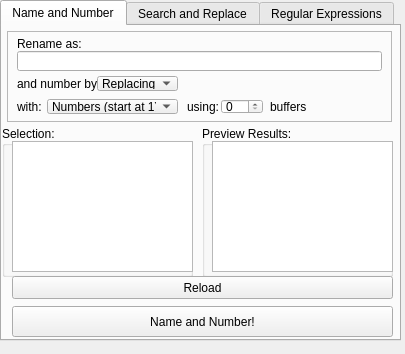
<?xml version="1.0" encoding="UTF-8"?>
<ui version="4.0">
 <class>MainWindow</class>
 <widget class="QMainWindow" name="MainWindow">
  <property name="geometry">
   <rect>
    <x>0</x>
    <y>0</y>
    <width>405</width>
    <height>354</height>
   </rect>
  </property>
  <property name="windowTitle">
   <string>MainWindow</string>
  </property>
  <widget class="QWidget" name="centralwidget">
   <widget class="QTabWidget" name="renameMode_tabWidget">
    <property name="geometry">
     <rect>
      <x>0</x>
      <y>0</y>
      <width>401</width>
      <height>341</height>
     </rect>
    </property>
    <property name="currentIndex">
     <number>0</number>
    </property>
    <widget class="QWidget" name="tab_2">
     <attribute name="title">
      <string>Name and Number</string>
     </attribute>
     <widget class="QFrame" name="frame_2">
      <property name="geometry">
       <rect>
        <x>5</x>
        <y>5</y>
        <width>385</width>
        <height>91</height>
       </rect>
      </property>
      <property name="frameShape">
       <enum>QFrame::StyledPanel</enum>
      </property>
      <property name="frameShadow">
       <enum>QFrame::Raised</enum>
      </property>
      <widget class="QLabel" name="label_5">
       <property name="geometry">
        <rect>
         <x>10</x>
         <y>45</y>
         <width>81</width>
         <height>15</height>
        </rect>
       </property>
       <property name="text">
        <string>and number by:</string>
       </property>
      </widget>
      <widget class="QLabel" name="label_4">
       <property name="geometry">
        <rect>
         <x>10</x>
         <y>5</y>
         <width>81</width>
         <height>16</height>
        </rect>
       </property>
       <property name="text">
        <string>Rename as:</string>
       </property>
      </widget>
      <widget class="QComboBox" name="numberBy_comboBox">
       <property name="geometry">
        <rect>
         <x>90</x>
         <y>45</y>
         <width>81</width>
         <height>15</height>
        </rect>
       </property>
       <property name="frame">
        <bool>true</bool>
       </property>
       <item>
        <property name="text">
         <string>Replacing #</string>
        </property>
       </item>
       <item>
        <property name="text">
         <string>Ending</string>
        </property>
       </item>
       <item>
        <property name="text">
         <string>Beginning</string>
        </property>
       </item>
      </widget>
      <widget class="QLabel" name="label_6">
       <property name="geometry">
        <rect>
         <x>10</x>
         <y>68</y>
         <width>31</width>
         <height>15</height>
        </rect>
       </property>
       <property name="text">
        <string>with:</string>
       </property>
      </widget>
      <widget class="QLineEdit" name="nameAndNumber_lineEdit">
       <property name="geometry">
        <rect>
         <x>10</x>
         <y>20</y>
         <width>365</width>
         <height>20</height>
        </rect>
       </property>
      </widget>
      <widget class="QComboBox" name="numberWith_comboBox">
       <property name="geometry">
        <rect>
         <x>40</x>
         <y>68</y>
         <width>131</width>
         <height>15</height>
        </rect>
       </property>
       <item>
        <property name="text">
         <string>Numbers (start at 1)</string>
        </property>
       </item>
       <item>
        <property name="text">
         <string>Numbers (start at 0)</string>
        </property>
       </item>
       <item>
        <property name="text">
         <string>Letters (lowercase)</string>
        </property>
       </item>
       <item>
        <property name="text">
         <string>Letters (UPPERCASE)</string>
        </property>
       </item>
      </widget>
      <widget class="QLabel" name="label_13">
       <property name="geometry">
        <rect>
         <x>180</x>
         <y>68</y>
         <width>31</width>
         <height>15</height>
        </rect>
       </property>
       <property name="text">
        <string>using:</string>
       </property>
      </widget>
      <widget class="QSpinBox" name="buffer_spinBox">
       <property name="geometry">
        <rect>
         <x>214</x>
         <y>68</y>
         <width>42</width>
         <height>15</height>
        </rect>
       </property>
      </widget>
      <widget class="QLabel" name="label_14">
       <property name="geometry">
        <rect>
         <x>263</x>
         <y>68</y>
         <width>46</width>
         <height>15</height>
        </rect>
       </property>
       <property name="text">
        <string>buffers</string>
       </property>
      </widget>
     </widget>
     <widget class="QPushButton" name="nameAndNumber_pushButton">
      <property name="geometry">
       <rect>
        <x>10</x>
        <y>280</y>
        <width>381</width>
        <height>31</height>
       </rect>
      </property>
      <property name="text">
       <string>Name and Number!</string>
      </property>
     </widget>
     <widget class="QGroupBox" name="groupBox_4">
      <property name="geometry">
       <rect>
        <x>0</x>
        <y>100</y>
        <width>191</width>
        <height>151</height>
       </rect>
      </property>
      <property name="title">
       <string>Selection:</string>
      </property>
      <widget class="QListWidget" name="nameAndNumber_selection_listWidget">
       <property name="geometry">
        <rect>
         <x>10</x>
         <y>15</y>
         <width>181</width>
         <height>131</height>
        </rect>
       </property>
       <property name="editTriggers">
        <set>QAbstractItemView::NoEditTriggers</set>
       </property>
       <property name="selectionMode">
        <enum>QAbstractItemView::NoSelection</enum>
       </property>
       <property name="selectionRectVisible">
        <bool>false</bool>
       </property>
      </widget>
      <zorder>nameAndNumber_selection_listWidget</zorder>
      <zorder>frame_2</zorder>
     </widget>
     <widget class="QGroupBox" name="groupBox_3">
      <property name="geometry">
       <rect>
        <x>200</x>
        <y>100</y>
        <width>191</width>
        <height>151</height>
       </rect>
      </property>
      <property name="title">
       <string>Preview Results:</string>
      </property>
      <widget class="QListWidget" name="nameAndNumber_previewResults_listWidget">
       <property name="geometry">
        <rect>
         <x>10</x>
         <y>15</y>
         <width>181</width>
         <height>131</height>
        </rect>
       </property>
       <property name="selectionMode">
        <enum>QAbstractItemView::NoSelection</enum>
       </property>
      </widget>
     </widget>
     <widget class="QPushButton" name="reload_pushButton">
      <property name="geometry">
       <rect>
        <x>10</x>
        <y>250</y>
        <width>381</width>
        <height>23</height>
       </rect>
      </property>
      <property name="text">
       <string>Reload</string>
      </property>
     </widget>
    </widget>
    <widget class="QWidget" name="tab">
     <attribute name="title">
      <string>Search and Replace</string>
     </attribute>
     <widget class="QLineEdit" name="searchAndReplace_search_lineEdit">
      <property name="geometry">
       <rect>
        <x>10</x>
        <y>30</y>
        <width>361</width>
        <height>20</height>
       </rect>
      </property>
     </widget>
     <widget class="QLineEdit" name="searchAndReplace_replace_lineEdit">
      <property name="geometry">
       <rect>
        <x>10</x>
        <y>70</y>
        <width>361</width>
        <height>20</height>
       </rect>
      </property>
     </widget>
     <widget class="QPushButton" name="searchAndReplace_pushButton">
      <property name="geometry">
       <rect>
        <x>10</x>
        <y>280</y>
        <width>381</width>
        <height>31</height>
       </rect>
      </property>
      <property name="text">
       <string>Search and Replace!</string>
      </property>
     </widget>
     <widget class="QLabel" name="label_2">
      <property name="geometry">
       <rect>
        <x>287</x>
        <y>10</y>
        <width>31</width>
        <height>15</height>
       </rect>
      </property>
      <property name="text">
       <string>of:</string>
      </property>
     </widget>
     <widget class="QLabel" name="label_3">
      <property name="geometry">
       <rect>
        <x>10</x>
        <y>52</y>
        <width>361</width>
        <height>15</height>
       </rect>
      </property>
      <property name="text">
       <string>and Replace with:</string>
      </property>
     </widget>
     <widget class="QComboBox" name="searchMode_comboBox">
      <property name="geometry">
       <rect>
        <x>50</x>
        <y>10</y>
        <width>101</width>
        <height>15</height>
       </rect>
      </property>
      <item>
       <property name="text">
        <string>case sensitive</string>
       </property>
      </item>
      <item>
       <property name="text">
        <string>ignore case</string>
       </property>
      </item>
     </widget>
     <widget class="QLabel" name="label">
      <property name="geometry">
       <rect>
        <x>10</x>
        <y>10</y>
        <width>46</width>
        <height>15</height>
       </rect>
      </property>
      <property name="text">
       <string>Search:</string>
      </property>
     </widget>
     <widget class="QLabel" name="label_11">
      <property name="geometry">
       <rect>
        <x>155</x>
        <y>10</y>
        <width>20</width>
        <height>15</height>
       </rect>
      </property>
      <property name="text">
       <string>for:</string>
      </property>
     </widget>
     <widget class="QComboBox" name="searchScope_comboBox">
      <property name="geometry">
       <rect>
        <x>176</x>
        <y>10</y>
        <width>106</width>
        <height>15</height>
       </rect>
      </property>
      <item>
       <property name="text">
        <string>All Occurrences</string>
       </property>
      </item>
      <item>
       <property name="text">
        <string>ONLY Occurrence</string>
       </property>
      </item>
      <item>
       <property name="text">
        <string>First Occurrence</string>
       </property>
      </item>
      <item>
       <property name="text">
        <string>Last Occurrence</string>
       </property>
      </item>
     </widget>
     <widget class="QGroupBox" name="groupBox_5">
      <property name="geometry">
       <rect>
        <x>0</x>
        <y>100</y>
        <width>191</width>
        <height>151</height>
       </rect>
      </property>
      <property name="title">
       <string>Selection:</string>
      </property>
      <widget class="QListWidget" name="searchAndReplace_selection_listWidget">
       <property name="geometry">
        <rect>
         <x>10</x>
         <y>15</y>
         <width>181</width>
         <height>131</height>
        </rect>
       </property>
       <property name="editTriggers">
        <set>QAbstractItemView::NoEditTriggers</set>
       </property>
       <property name="selectionMode">
        <enum>QAbstractItemView::NoSelection</enum>
       </property>
       <property name="selectionRectVisible">
        <bool>false</bool>
       </property>
      </widget>
     </widget>
     <widget class="QGroupBox" name="groupBox_6">
      <property name="geometry">
       <rect>
        <x>200</x>
        <y>100</y>
        <width>191</width>
        <height>151</height>
       </rect>
      </property>
      <property name="title">
       <string>Preview Results:</string>
      </property>
      <widget class="QListWidget" name="searchAndReplace_previewResults_listWidget">
       <property name="geometry">
        <rect>
         <x>10</x>
         <y>15</y>
         <width>181</width>
         <height>131</height>
        </rect>
       </property>
       <property name="selectionMode">
        <enum>QAbstractItemView::NoSelection</enum>
       </property>
      </widget>
     </widget>
     <widget class="QPushButton" name="searchAndReplace_reload_pushButton">
      <property name="geometry">
       <rect>
        <x>10</x>
        <y>250</y>
        <width>381</width>
        <height>23</height>
       </rect>
      </property>
      <property name="text">
       <string>Reload</string>
      </property>
     </widget>
    </widget>
    <widget class="QWidget" name="tab_3">
     <attribute name="title">
      <string>Regular Expressions</string>
     </attribute>
     <widget class="QComboBox" name="searchMode_comboBox_2">
      <property name="geometry">
       <rect>
        <x>10</x>
        <y>10</y>
        <width>101</width>
        <height>21</height>
       </rect>
      </property>
      <item>
       <property name="text">
        <string>sub</string>
       </property>
      </item>
      <item>
       <property name="text">
        <string>findAll</string>
       </property>
      </item>
      <item>
       <property name="text">
        <string>split</string>
       </property>
      </item>
     </widget>
     <widget class="QLineEdit" name="regex_lineEdit">
      <property name="geometry">
       <rect>
        <x>120</x>
        <y>10</y>
        <width>271</width>
        <height>20</height>
       </rect>
      </property>
     </widget>
     <widget class="QFrame" name="frame_3">
      <property name="geometry">
       <rect>
        <x>0</x>
        <y>160</y>
        <width>395</width>
        <height>151</height>
       </rect>
      </property>
      <property name="frameShape">
       <enum>QFrame::StyledPanel</enum>
      </property>
      <property name="frameShadow">
       <enum>QFrame::Raised</enum>
      </property>
      <widget class="QLineEdit" name="regexTest_output_lineEdit1_3">
       <property name="geometry">
        <rect>
         <x>180</x>
         <y>90</y>
         <width>211</width>
         <height>20</height>
        </rect>
       </property>
      </widget>
      <widget class="QLineEdit" name="regexTest_input_lineEdit1_2">
       <property name="geometry">
        <rect>
         <x>10</x>
         <y>60</y>
         <width>161</width>
         <height>20</height>
        </rect>
       </property>
      </widget>
      <widget class="QLabel" name="label_15">
       <property name="geometry">
        <rect>
         <x>15</x>
         <y>10</y>
         <width>71</width>
         <height>20</height>
        </rect>
       </property>
       <property name="text">
        <string>Input Text:</string>
       </property>
      </widget>
      <widget class="QLabel" name="label_16">
       <property name="geometry">
        <rect>
         <x>180</x>
         <y>10</y>
         <width>101</width>
         <height>16</height>
        </rect>
       </property>
       <property name="text">
        <string>Result</string>
       </property>
      </widget>
      <widget class="QLineEdit" name="regexTest_input_lineEdit1">
       <property name="geometry">
        <rect>
         <x>10</x>
         <y>30</y>
         <width>161</width>
         <height>20</height>
        </rect>
       </property>
      </widget>
      <widget class="QLineEdit" name="regexTest_output_lineEdit1_1">
       <property name="geometry">
        <rect>
         <x>180</x>
         <y>30</y>
         <width>211</width>
         <height>20</height>
        </rect>
       </property>
      </widget>
      <widget class="QLineEdit" name="regexTest_input_lineEdit1_3">
       <property name="geometry">
        <rect>
         <x>10</x>
         <y>90</y>
         <width>161</width>
         <height>20</height>
        </rect>
       </property>
      </widget>
      <widget class="QLineEdit" name="regexTest_input_lineEdit1_4">
       <property name="geometry">
        <rect>
         <x>10</x>
         <y>120</y>
         <width>161</width>
         <height>20</height>
        </rect>
       </property>
      </widget>
      <widget class="QLineEdit" name="regexTest_output_lineEdit1_2">
       <property name="geometry">
        <rect>
         <x>180</x>
         <y>60</y>
         <width>211</width>
         <height>20</height>
        </rect>
       </property>
      </widget>
      <widget class="QLineEdit" name="regexTest_output_lineEdit1_4">
       <property name="geometry">
        <rect>
         <x>180</x>
         <y>120</y>
         <width>211</width>
         <height>20</height>
        </rect>
       </property>
      </widget>
     </widget>
     <widget class="QLineEdit" name="regEx_replace_lineEdit">
      <property name="geometry">
       <rect>
        <x>120</x>
        <y>40</y>
        <width>271</width>
        <height>20</height>
       </rect>
      </property>
     </widget>
     <widget class="QLabel" name="label_17">
      <property name="geometry">
       <rect>
        <x>10</x>
        <y>40</y>
        <width>31</width>
        <height>16</height>
       </rect>
      </property>
      <property name="text">
       <string>arg2</string>
      </property>
     </widget>
    </widget>
   </widget>
  </widget>
 </widget>
 <resources/>
 <connections/>
</ui>
